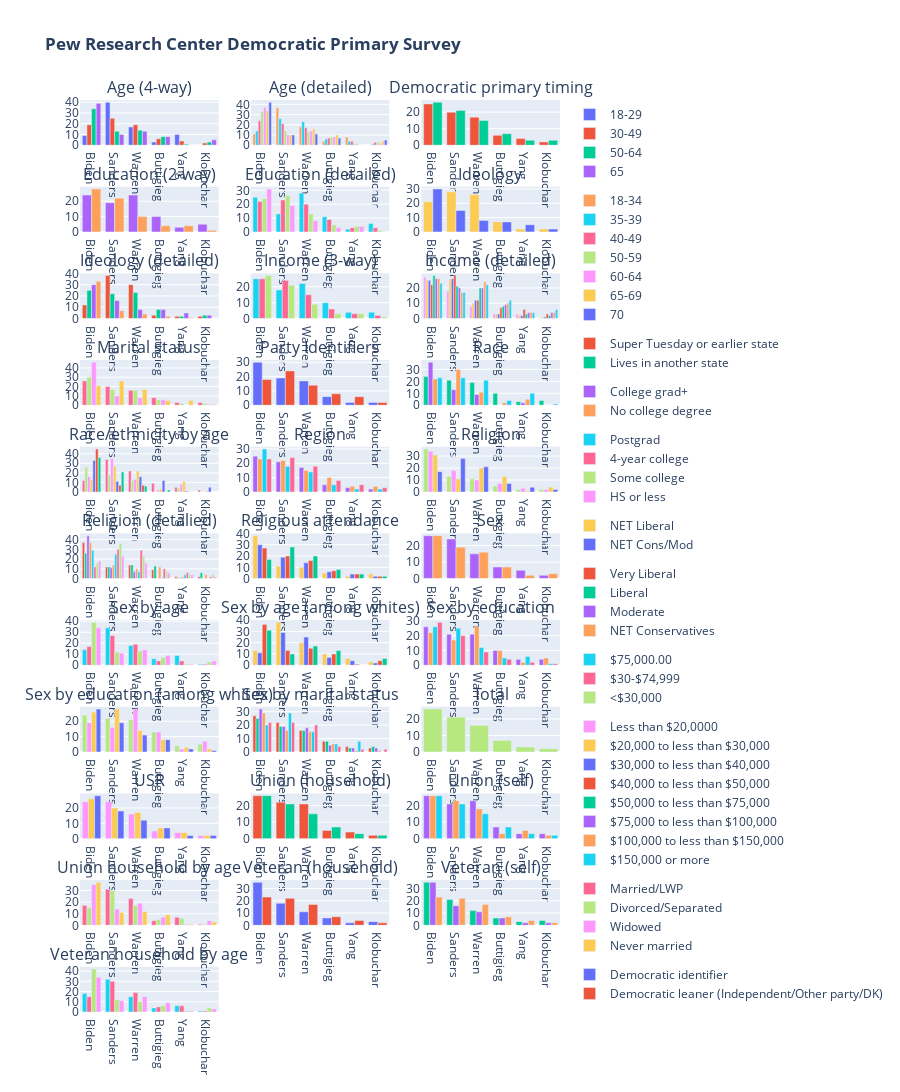

Source (notebook cell):
### Code cell
from plotly.subplots import make_subplots

fig = make_subplots(
    rows=(len(pew_dims)+2)//3,
    cols=3,
    subplot_titles=pew_dims)
for i,(dim, dim_df) in enumerate(pew_survey.groupby(level=0)):
    row = (i//3)+1
    col = (i%3)+1

    dim_df = dim_df.reset_index()
    for _,demog in dim_df.iterrows():
        fig.add_trace(go.Bar(name=demog["Demographic"], x=cands, y=demog[cands],legendgroup=dim),
                      row=row,
                      col=col)
        
fig.update_layout(height=2000,title_text="<b>Pew Research Center Democratic Primary Survey</b>")
# fig.write_html("visualizations/Pew_Research_Center_Democratic_Primary_Survey.html")
fig.show()

### Figure 1 — Plotly figure (JSON) as saved in the notebook; plotly's stock layout.template omitted (floating-point values rounded to 4 significant figures)
{"data": [{"legendgroup": "Age (4-way)", "name": "18-29", "type": "bar", "x": ["Biden", "Sanders", "Warren", "Buttigieg", "Yang", "Klobuchar"], "xaxis": "x", "y": [9, 40, 17, 3, 10, 0], "yaxis": "y"}, {"legendgroup": "Age (4-way)", "name": "30-49", "type": "bar", "x": ["Biden", "Sanders", "Warren", "Buttigieg", "Yang", "Klobuchar"], "xaxis": "x", "y": [19, 25, 19, 6, 4, 2], "yaxis": "y"}, {"legendgroup": "Age (4-way)", "name": "50-64", "type": "bar", "x": ["Biden", "Sanders", "Warren", "Buttigieg", "Yang", "Klobuchar"], "xaxis": "x", "y": [34, 13, 14, 8, 1, 3], "yaxis": "y"}, {"legendgroup": "Age (4-way)", "name": "65", "type": "bar", "x": ["Biden", "Sanders", "Warren", "Buttigieg", "Yang", "Klobuchar"], "xaxis": "x", "y": [39, 10, 13, 8, 0, 5], "yaxis": "y"}, {"legendgroup": "Age (detailed)", "name": "18-34", "type": "bar", "x": ["Biden", "Sanders", "Warren", "Buttigieg", "Yang", "Klobuchar"], "xaxis": "x2", "y": [11, 37, 18, 4, 8, 0], "yaxis": "y2"}, {"legendgroup": "Age (detailed)", "name": "35-39", "type": "bar", "x": ["Biden", "Sanders", "Warren", "Buttigieg", "Yang", "Klobuchar"], "xaxis": "x2", "y": [14, 26, 23, 6, 4, 1], "yaxis": "y2"}, {"legendgroup": "Age (detailed)", "name": "40-49", "type": "bar", "x": ["Biden", "Sanders", "Warren", "Buttigieg", "Yang", "Klobuchar"], "xaxis": "x2", "y": [24, 21, 17, 7, 4, 3], "yaxis": "y2"}, {"legendgroup": "Age (detailed)", "name": "50-59", "type": "bar", "x": ["Biden", "Sanders", "Warren", "Buttigieg", "Yang", "Klobuchar"], "xaxis": "x2", "y": [33, 14, 13, 8, 2, 3], "yaxis": "y2"}, {"legendgroup": "Age (detailed)", "name": "60-64", "type": "bar", "x": ["Biden", "Sanders", "Warren", "Buttigieg", "Yang", "Klobuchar"], "xaxis": "x2", "y": [37, 10, 14, 8, 1, 2], "yaxis": "y2"}, {"legendgroup": "Age (detailed)", "name": "65-69", "type": "bar", "x": ["Biden", "Sanders", "Warren", "Buttigieg", "Yang", "Klobuchar"], "xaxis": "x2", "y": [34, 10, 16, 10, 0, 4], "yaxis": "y2"}, {"legendgroup": "Age (detailed)", "name": "70", "type": "bar", "x": ["Biden", "Sanders", "Warren", "Buttigieg", "Yang", "Klobuchar"], "xaxis": "x2", "y": [42, 10, 11, 7, 0, 5], "yaxis": "y2"}, {"legendgroup": "Democratic primary timing", "name": "Super Tuesday or earlier state", "type": "bar", "x": ["Biden", "Sanders", "Warren", "Buttigieg", "Yang", "Klobuchar"], "xaxis": "x3", "y": [25, 20, 17, 6, 4, 2], "yaxis": "y3"}, {"legendgroup": "Democratic primary timing", "name": "Lives in another state", "type": "bar", "x": ["Biden", "Sanders", "Warren", "Buttigieg", "Yang", "Klobuchar"], "xaxis": "x3", "y": [26, 21, 15, 7, 3, 3], "yaxis": "y3"}, {"legendgroup": "Education (2-way)", "name": "College grad+", "type": "bar", "x": ["Biden", "Sanders", "Warren", "Buttigieg", "Yang", "Klobuchar"], "xaxis": "x4", "y": [24, 19, 24, 10, 3, 5], "yaxis": "y4"}, {"legendgroup": "Education (2-way)", "name": "No college degree", "type": "bar", "x": ["Biden", "Sanders", "Warren", "Buttigieg", "Yang", "Klobuchar"], "xaxis": "x4", "y": [28, 22, 10, 4, 4, 1], "yaxis": "y4"}, {"legendgroup": "Education (detailed)", "name": "Postgrad", "type": "bar", "x": ["Biden", "Sanders", "Warren", "Buttigieg", "Yang", "Klobuchar"], "xaxis": "x5", "y": [25, 13, 28, 11, 2, 6], "yaxis": "y5"}, {"legendgroup": "Education (detailed)", "name": "4-year college", "type": "bar", "x": ["Biden", "Sanders", "Warren", "Buttigieg", "Yang", "Klobuchar"], "xaxis": "x5", "y": [22, 23, 20, 9, 3, 3], "yaxis": "y5"}, {"legendgroup": "Education (detailed)", "name": "Some college", "type": "bar", "x": ["Biden", "Sanders", "Warren", "Buttigieg", "Yang", "Klobuchar"], "xaxis": "x5", "y": [24, 26, 13, 5, 4, 1], "yaxis": "y5"}, {"legendgroup": "Education (detailed)", "name": "HS or less", "type": "bar", "x": ["Biden", "Sanders", "Warren", "Buttigieg", "Yang", "Klobuchar"], "xaxis": "x5", "y": [31, 19, 8, 3, 4, 0], "yaxis": "y5"}, {"legendgroup": "Ideology", "name": "NET Liberal", "type": "bar", "x": ["Biden", "Sanders", "Warren", "Buttigieg", "Yang", "Klobuchar"], "xaxis": "x6", "y": [21, 28, 26, 7, 2, 2], "yaxis": "y6"}, {"legendgroup": "Ideology", "name": "NET Cons/Mod", "type": "bar", "x": ["Biden", "Sanders", "Warren", "Buttigieg", "Yang", "Klobuchar"], "xaxis": "x6", "y": [30, 15, 8, 7, 5, 2], "yaxis": "y6"}, {"legendgroup": "Ideology (detailed)", "name": "Very Liberal", "type": "bar", "x": ["Biden", "Sanders", "Warren", "Buttigieg", "Yang", "Klobuchar"], "xaxis": "x7", "y": [12, 38, 30, 3, 2, 2], "yaxis": "y7"}, {"legendgroup": "Ideology (detailed)", "name": "Liberal", "type": "bar", "x": ["Biden", "Sanders", "Warren", "Buttigieg", "Yang", "Klobuchar"], "xaxis": "x7", "y": [25, 22, 23, 8, 2, 3], "yaxis": "y7"}, {"legendgroup": "Ideology (detailed)", "name": "Moderate", "type": "bar", "x": ["Biden", "Sanders", "Warren", "Buttigieg", "Yang", "Klobuchar"], "xaxis": "x7", "y": [30, 16, 8, 8, 5, 3], "yaxis": "y7"}, {"legendgroup": "Ideology (detailed)", "name": "NET Conservatives", "type": "bar", "x": ["Biden", "Sanders", "Warren", "Buttigieg", "Yang", "Klobuchar"], "xaxis": "x7", "y": [33, 7, 4, 2, 1, 0], "yaxis": "y7"}, {"legendgroup": "Income (3-way)", "name": "$75,000.00", "type": "bar", "x": ["Biden", "Sanders", "Warren", "Buttigieg", "Yang", "Klobuchar"], "xaxis": "x8", "y": [25, 18, 22, 10, 4, 4], "yaxis": "y8"}, {"legendgroup": "Income (3-way)", "name": "$30-$74,999", "type": "bar", "x": ["Biden", "Sanders", "Warren", "Buttigieg", "Yang", "Klobuchar"], "xaxis": "x8", "y": [25, 24, 15, 6, 3, 2], "yaxis": "y8"}, {"legendgroup": "Income (3-way)", "name": "<$30,000", "type": "bar", "x": ["Biden", "Sanders", "Warren", "Buttigieg", "Yang", "Klobuchar"], "xaxis": "x8", "y": [27, 21, 9, 3, 3, 1], "yaxis": "y8"}, {"legendgroup": "Income (detailed)", "name": "Less than $20,0000", "type": "bar", "x": ["Biden", "Sanders", "Warren", "Buttigieg", "Yang", "Klobuchar"], "xaxis": "x9", "y": [27, 18, 8, 3, 3, 0], "yaxis": "y9"}, {"legendgroup": "Income (detailed)", "name": "$20,000 to less than $30,000", "type": "bar", "x": ["Biden", "Sanders", "Warren", "Buttigieg", "Yang", "Klobuchar"], "xaxis": "x9", "y": [25, 26, 10, 3, 2, 1], "yaxis": "y9"}, {"legendgroup": "Income (detailed)", "name": "$30,000 to less than $40,000", "type": "bar", "x": ["Biden", "Sanders", "Warren", "Buttigieg", "Yang", "Klobuchar"], "xaxis": "x9", "y": [25, 26, 12, 3, 2, 1], "yaxis": "y9"}, {"legendgroup": "Income (detailed)", "name": "$40,000 to less than $50,000", "type": "bar", "x": ["Biden", "Sanders", "Warren", "Buttigieg", "Yang", "Klobuchar"], "xaxis": "x9", "y": [22, 28, 12, 7, 6, 3], "yaxis": "y9"}, {"legendgroup": "Income (detailed)", "name": "$50,000 to less than $75,000", "type": "bar", "x": ["Biden", "Sanders", "Warren", "Buttigieg", "Yang", "Klobuchar"], "xaxis": "x9", "y": [28, 21, 20, 8, 3, 2], "yaxis": "y9"}, {"legendgroup": "Income (detailed)", "name": "$75,000 to less than $100,000", "type": "bar", "x": ["Biden", "Sanders", "Warren", "Buttigieg", "Yang", "Klobuchar"], "xaxis": "x9", "y": [26, 20, 20, 9, 4, 4], "yaxis": "y9"}, {"legendgroup": "Income (detailed)", "name": "$100,000 to less than $150,000", "type": "bar", "x": ["Biden", "Sanders", "Warren", "Buttigieg", "Yang", "Klobuchar"], "xaxis": "x9", "y": [26, 17, 24, 10, 4, 4], "yaxis": "y9"}, {"legendgroup": "Income (detailed)", "name": "$150,000 or more", "type": "bar", "x": ["Biden", "Sanders", "Warren", "Buttigieg", "Yang", "Klobuchar"], "xaxis": "x9", "y": [23, 17, 22, 12, 4, 6], "yaxis": "y9"}, {"legendgroup": "Marital status", "name": "Married/LWP", "type": "bar", "x": ["Biden", "Sanders", "Warren", "Buttigieg", "Yang", "Klobuchar"], "xaxis": "x10", "y": [26, 20, 16, 8, 3, 3], "yaxis": "y10"}, {"legendgroup": "Marital status", "name": "Divorced/Separated", "type": "bar", "x": ["Biden", "Sanders", "Warren", "Buttigieg", "Yang", "Klobuchar"], "xaxis": "x10", "y": [30, 17, 16, 6, 2, 2], "yaxis": "y10"}, {"legendgroup": "Marital status", "name": "Widowed", "type": "bar", "x": ["Biden", "Sanders", "Warren", "Buttigieg", "Yang", "Klobuchar"], "xaxis": "x10", "y": [46, 10, 8, 6, 0, 1], "yaxis": "y10"}, {"legendgroup": "Marital status", "name": "Never married", "type": "bar", "x": ["Biden", "Sanders", "Warren", "Buttigieg", "Yang", "Klobuchar"], "xaxis": "x10", "y": [21, 26, 17, 5, 5, 1], "yaxis": "y10"}, {"legendgroup": "Party Identifiers", "name": "Democratic identifier", "type": "bar", "x": ["Biden", "Sanders", "Warren", "Buttigieg", "Yang", "Klobuchar"], "xaxis": "x11", "y": [30, 19, 17, 6, 2, 2], "yaxis": "y11"}, {"legendgroup": "Party Identifiers", "name": "Democratic leaner (Independent/Other party/DK)", "type": "bar", "x": ["Biden", "Sanders", "Warren", "Buttigieg", "Yang", "Klobuchar"], "xaxis": "x11", "y": [18, 24, 14, 8, 6, 2], "yaxis": "y11"}, {"legendgroup": "Race", "name": "White non-Hispanic", "type": "bar", "x": ["Biden", "Sanders", "Warren", "Buttigieg", "Yang", "Klobuchar"], "xaxis": "x12", "y": [24, 21, 19, 10, 3, 4], "yaxis": "y12"}, {"legendgroup": "Race", "name": "Black non-Hispanic", "type": "bar", "x": ["Biden", "Sanders", "Warren", "Buttigieg", "Yang", "Klobuchar"], "xaxis": "x12", "y": [36, 13, 9, 0, 2, 0], "yaxis": "y12"}, {"legendgroup": "Race", "name": "Hispanic", "type": "bar", "x": ["Biden", "Sanders", "Warren", "Buttigieg", "Yang", "Klobuchar"], "xaxis": "x12", "y": [22, 30, 11, 2, 5, 0], "yaxis": "y12"}, {"legendgroup": "Race", "name": "Other", "type": "bar", "x": ["Biden", "Sanders", "Warren", "Buttigieg", "Yang", "Klobuchar"], "xaxis": "x12", "y": [23, 23, 21, 4, 10, 1], "yaxis": "y12"}, {"legendgroup": "Race/ethnicity by age", "name": "White non-Hispanic, 18-49", "type": "bar", "x": ["Biden", "Sanders", "Warren", "Buttigieg", "Yang", "Klobuchar"], "xaxis": "x13", "y": [12, 34, 22, 9, 5, 2], "yaxis": "y13"}, {"legendgroup": "Race/ethnicity by age", "name": "Black non-Hispanic, 18-49", "type": "bar", "x": ["Biden", "Sanders", "Warren", "Buttigieg", "Yang", "Klobuchar"], "xaxis": "x13", "y": [26, 18, 12, 0, 4, 0], "yaxis": "y13"}, {"legendgroup": "Race/ethnicity by age", "name": "Hispanic, 18-49", "type": "bar", "x": ["Biden", "Sanders", "Warren", "Buttigieg", "Yang", "Klobuchar"], "xaxis": "x13", "y": [16, 35, 13, 2, 8, 0], "yaxis": "y13"}, {"legendgroup": "Race/ethnicity by age", "name": "Other, 18-49", "type": "bar", "x": ["Biden", "Sanders", "Warren", "Buttigieg", "Yang", "Klobuchar"], "xaxis": "x13", "y": [13, 27, 22, 3, 11, 1], "yaxis": "y13"}, {"legendgroup": "Race/ethnicity by age", "name": "White non-Hispanic, 50+", "type": "bar", "x": ["Biden", "Sanders", "Warren", "Buttigieg", "Yang", "Klobuchar"], "xaxis": "x13", "y": [33, 11, 16, 12, 1, 5], "yaxis": "y13"}, {"legendgroup": "Race/ethnicity by age", "name": "Black non-Hispanic, 50+", "type": "bar", "x": ["Biden", "Sanders", "Warren", "Buttigieg", "Yang", "Klobuchar"], "xaxis": "x13", "y": [45, 7, 7, 0, 0, 0], "yaxis": "y13"}, {"legendgroup": "Race/ethnicity by age", "name": "Hispanic, 50+", "type": "bar", "x": ["Biden", "Sanders", "Warren", "Buttigieg", "Yang", "Klobuchar"], "xaxis": "x13", "y": [36, 21, 6, 2, 0, 0], "yaxis": "y13"}, {"legendgroup": "Region", "name": "Northeast", "type": "bar", "x": ["Biden", "Sanders", "Warren", "Buttigieg", "Yang", "Klobuchar"], "xaxis": "x14", "y": [25, 21, 17, 5, 3, 2], "yaxis": "y14"}, {"legendgroup": "Region", "name": "Midwest", "type": "bar", "x": ["Biden", "Sanders", "Warren", "Buttigieg", "Yang", "Klobuchar"], "xaxis": "x14", "y": [23, 22, 15, 10, 4, 4], "yaxis": "y14"}, {"legendgroup": "Region", "name": "South", "type": "bar", "x": ["Biden", "Sanders", "Warren", "Buttigieg", "Yang", "Klobuchar"], "xaxis": "x14", "y": [30, 18, 14, 5, 2, 2], "yaxis": "y14"}, {"legendgroup": "Region", "name": "West", "type": "bar", "x": ["Biden", "Sanders", "Warren", "Buttigieg", "Yang", "Klobuchar"], "xaxis": "x14", "y": [23, 24, 18, 8, 5, 3], "yaxis": "y14"}, {"legendgroup": "Religion", "name": "NET Protestant", "type": "bar", "x": ["Biden", "Sanders", "Warren", "Buttigieg", "Yang", "Klobuchar"], "xaxis": "x15", "y": [36, 13, 11, 5, 2, 2], "yaxis": "y15"}, {"legendgroup": "Religion", "name": "NET Catholic", "type": "bar", "x": ["Biden", "Sanders", "Warren", "Buttigieg", "Yang", "Klobuchar"], "xaxis": "x15", "y": [34, 18, 10, 7, 3, 2], "yaxis": "y15"}, {"legendgroup": "Religion", "name": "Jewish", "type": "bar", "x": ["Biden", "Sanders", "Warren", "Buttigieg", "Yang", "Klobuchar"], "xaxis": "x15", "y": [31, 11, 20, 13, 1, 4], "yaxis": "y15"}, {"legendgroup": "Religion", "name": "Unaffiliated", "type": "bar", "x": ["Biden", "Sanders", "Warren", "Buttigieg", "Yang", "Klobuchar"], "xaxis": "x15", "y": [17, 28, 21, 7, 4, 2], "yaxis": "y15"}, {"legendgroup": "Religion (detalied)", "name": "White evangelical Protestant", "type": "bar", "x": ["Biden", "Sanders", "Warren", "Buttigieg", "Yang", "Klobuchar"], "xaxis": "x16", "y": [37, 12, 14, 9, 2, 2], "yaxis": "y16"}, {"legendgroup": "Religion (detalied)", "name": "White mainline Protestant", "type": "bar", "x": ["Biden", "Sanders", "Warren", "Buttigieg", "Yang", "Klobuchar"], "xaxis": "x16", "y": [26, 12, 14, 13, 1, 6], "yaxis": "y16"}, {"legendgroup": "Religion (detalied)", "name": "Black Protestant", "type": "bar", "x": ["Biden", "Sanders", "Warren", "Buttigieg", "Yang", "Klobuchar"], "xaxis": "x16", "y": [44, 11, 7, 0, 1, 0], "yaxis": "y16"}, {"legendgroup": "Religion (detalied)", "name": "White non-Hispanic Catholic", "type": "bar", "x": ["Biden", "Sanders", "Warren", "Buttigieg", "Yang", "Klobuchar"], "xaxis": "x16", "y": [37, 14, 10, 12, 2, 4], "yaxis": "y16"}, {"legendgroup": "Religion (detalied)", "name": "Hispanic Catholic", "type": "bar", "x": ["Biden", "Sanders", "Warren", "Buttigieg", "Yang", "Klobuchar"], "xaxis": "x16", "y": [29, 25, 7, 1, 4, 0], "yaxis": "y16"}, {"legendgroup": "Religion (detalied)", "name": "Atheist", "type": "bar", "x": ["Biden", "Sanders", "Warren", "Buttigieg", "Yang", "Klobuchar"], "xaxis": "x16", "y": [12, 30, 29, 10, 6, 2], "yaxis": "y16"}, {"legendgroup": "Religion (detalied)", "name": "Agnostic", "type": "bar", "x": ["Biden", "Sanders", "Warren", "Buttigieg", "Yang", "Klobuchar"], "xaxis": "x16", "y": [16, 36, 23, 7, 4, 4], "yaxis": "y16"}, {"legendgroup": "Religion (detalied)", "name": "Nothing in particular", "type": "bar", "x": ["Biden", "Sanders", "Warren", "Buttigieg", "Yang", "Klobuchar"], "xaxis": "x16", "y": [18, 23, 16, 6, 4, 2], "yaxis": "y16"}, {"legendgroup": "Religious attendance", "name": "Once a week+", "type": "bar", "x": ["Biden", "Sanders", "Warren", "Buttigieg", "Yang", "Klobuchar"], "xaxis": "x17", "y": [38, 11, 10, 5, 2, 4], "yaxis": "y17"}, {"legendgroup": "Religious attendance", "name": "Monthly/yearly", "type": "bar", "x": ["Biden", "Sanders", "Warren", "Buttigieg", "Yang", "Klobuchar"], "xaxis": "x17", "y": [30, 19, 14, 6, 4, 2], "yaxis": "y17"}, {"legendgroup": "Religious attendance", "name": "Seldom", "type": "bar", "x": ["Biden", "Sanders", "Warren", "Buttigieg", "Yang", "Klobuchar"], "xaxis": "x17", "y": [27, 20, 16, 7, 4, 2], "yaxis": "y17"}, {"legendgroup": "Religious attendance", "name": "Never", "type": "bar", "x": ["Biden", "Sanders", "Warren", "Buttigieg", "Yang", "Klobuchar"], "xaxis": "x17", "y": [17, 28, 20, 8, 4, 2], "yaxis": "y17"}, {"legendgroup": "Sex", "name": "Men", "type": "bar", "x": ["Biden", "Sanders", "Warren", "Buttigieg", "Yang", "Klobuchar"], "xaxis": "x18", "y": [26, 24, 15, 7, 5, 2], "yaxis": "y18"}, {"legendgroup": "Sex", "name": "Women", "type": "bar", "x": ["Biden", "Sanders", "Warren", "Buttigieg", "Yang", "Klobuchar"], "xaxis": "x18", "y": [26, 19, 16, 7, 2, 3], "yaxis": "y18"}, {"legendgroup": "Sex by age", "name": "Men, 18-49", "type": "bar", "x": ["Biden", "Sanders", "Warren", "Buttigieg", "Yang", "Klobuchar"], "xaxis": "x19", "y": [14, 34, 18, 6, 9, 1], "yaxis": "y19"}, {"legendgroup": "Sex by age", "name": "Women, 18-49", "type": "bar", "x": ["Biden", "Sanders", "Warren", "Buttigieg", "Yang", "Klobuchar"], "xaxis": "x19", "y": [17, 27, 19, 4, 4, 1], "yaxis": "y19"}, {"legendgroup": "Sex by age", "name": "Men, 50+", "type": "bar", "x": ["Biden", "Sanders", "Warren", "Buttigieg", "Yang", "Klobuchar"], "xaxis": "x19", "y": [39, 12, 13, 7, 1, 3], "yaxis": "y19"}, {"legendgroup": "Sex by age", "name": "Women, 50+", "type": "bar", "x": ["Biden", "Sanders", "Warren", "Buttigieg", "Yang", "Klobuchar"], "xaxis": "x19", "y": [34, 11, 14, 9, 1, 4], "yaxis": "y19"}, {"legendgroup": "Sex by age (among whites)", "name": "Men, 18-49", "type": "bar", "x": ["Biden", "Sanders", "Warren", "Buttigieg", "Yang", "Klobuchar"], "xaxis": "x20", "y": [13, 38, 20, 10, 6, 3], "yaxis": "y20"}, {"legendgroup": "Sex by age (among whites)", "name": "Women, 18-49", "type": "bar", "x": ["Biden", "Sanders", "Warren", "Buttigieg", "Yang", "Klobuchar"], "xaxis": "x20", "y": [11, 29, 25, 7, 4, 2], "yaxis": "y20"}, {"legendgroup": "Sex by age (among whites)", "name": "Men, 50+", "type": "bar", "x": ["Biden", "Sanders", "Warren", "Buttigieg", "Yang", "Klobuchar"], "xaxis": "x20", "y": [36, 13, 15, 10, 1, 4], "yaxis": "y20"}, {"legendgroup": "Sex by age (among whites)", "name": "Women, 50+", "type": "bar", "x": ["Biden", "Sanders", "Warren", "Buttigieg", "Yang", "Klobuchar"], "xaxis": "x20", "y": [31, 10, 17, 13, 0, 6], "yaxis": "y20"}, {"legendgroup": "Sex by education", "name": "Men, College grad+", "type": "bar", "x": ["Biden", "Sanders", "Warren", "Buttigieg", "Yang", "Klobuchar"], "xaxis": "x21", "y": [26, 21, 21, 10, 4, 4], "yaxis": "y21"}, {"legendgroup": "Sex by education", "name": "Women, College grad+", "type": "bar", "x": ["Biden", "Sanders", "Warren", "Buttigieg", "Yang", "Klobuchar"], "xaxis": "x21", "y": [22, 17, 26, 10, 2, 5], "yaxis": "y21"}, {"legendgroup": "Sex by education", "name": "Men, No college degree", "type": "bar", "x": ["Biden", "Sanders", "Warren", "Buttigieg", "Yang", "Klobuchar"], "xaxis": "x21", "y": [26, 25, 12, 5, 6, 1], "yaxis": "y21"}, {"legendgroup": "Sex by education", "name": "Women, No college degree", "type": "bar", "x": ["Biden", "Sanders", "Warren", "Buttigieg", "Yang", "Klobuchar"], "xaxis": "x21", "y": [29, 20, 9, 4, 2, 1], "yaxis": "y21"}, {"legendgroup": "Sex by education (among whites)", "name": "Men, College grad+", "type": "bar", "x": ["Biden", "Sanders", "Warren", "Buttigieg", "Yang", "Klobuchar"], "xaxis": "x22", "y": [24, 22, 21, 13, 4, 5], "yaxis": "y22"}, {"legendgroup": "Sex by education (among whites)", "name": "Women, College grad+", "type": "bar", "x": ["Biden", "Sanders", "Warren", "Buttigieg", "Yang", "Klobuchar"], "xaxis": "x22", "y": [19, 16, 28, 13, 2, 7], "yaxis": "y22"}, {"legendgroup": "Sex by education (among whites)", "name": "Men, No college degree", "type": "bar", "x": ["Biden", "Sanders", "Warren", "Buttigieg", "Yang", "Klobuchar"], "xaxis": "x22", "y": [26, 28, 14, 8, 3, 2], "yaxis": "y22"}, {"legendgroup": "Sex by education (among whites)", "name": "Women, No college degree", "type": "bar", "x": ["Biden", "Sanders", "Warren", "Buttigieg", "Yang", "Klobuchar"], "xaxis": "x22", "y": [28, 19, 11, 8, 2, 1], "yaxis": "y22"}, {"legendgroup": "Sex by marital status", "name": "Men, Married/Live with partner", "type": "bar", "x": ["Biden", "Sanders", "Warren", "Buttigieg", "Yang", "Klobuchar"], "xaxis": "x23", "y": [27, 22, 16, 8, 4, 3], "yaxis": "y23"}, {"legendgroup": "Sex by marital status", "name": "Women, Married/Live with partner", "type": "bar", "x": ["Biden", "Sanders", "Warren", "Buttigieg", "Yang", "Klobuchar"], "xaxis": "x23", "y": [25, 19, 16, 8, 3, 4], "yaxis": "y23"}, {"legendgroup": "Sex by marital status", "name": "Men, Divorced/Separated", "type": "bar", "x": ["Biden", "Sanders", "Warren", "Buttigieg", "Yang", "Klobuchar"], "xaxis": "x23", "y": [32, 19, 18, 5, 3, 3], "yaxis": "y23"}, {"legendgroup": "Sex by marital status", "name": "Women, Divorced/Separated", "type": "bar", "x": ["Biden", "Sanders", "Warren", "Buttigieg", "Yang", "Klobuchar"], "xaxis": "x23", "y": [29, 16, 15, 6, 1, 1], "yaxis": "y23"}, {"legendgroup": "Sex by marital status", "name": "Men, Never been married", "type": "bar", "x": ["Biden", "Sanders", "Warren", "Buttigieg", "Yang", "Klobuchar"], "xaxis": "x23", "y": [20, 29, 15, 6, 8, 0], "yaxis": "y23"}, {"legendgroup": "Sex by marital status", "name": "Women, Never been married", "type": "bar", "x": ["Biden", "Sanders", "Warren", "Buttigieg", "Yang", "Klobuchar"], "xaxis": "x23", "y": [22, 22, 20, 4, 2, 2], "yaxis": "y23"}, {"legendgroup": "Total", "name": "All Dem/Lean Dem registered voters", "type": "bar", "x": ["Biden", "Sanders", "Warren", "Buttigieg", "Yang", "Klobuchar"], "xaxis": "x24", "y": [26, 21, 16, 7, 3, 2], "yaxis": "y24"}, {"legendgroup": "USR", "name": "Urban", "type": "bar", "x": ["Biden", "Sanders", "Warren", "Buttigieg", "Yang", "Klobuchar"], "xaxis": "x25", "y": [24, 24, 16, 5, 4, 2], "yaxis": "y25"}, {"legendgroup": "USR", "name": "Suburban", "type": "bar", "x": ["Biden", "Sanders", "Warren", "Buttigieg", "Yang", "Klobuchar"], "xaxis": "x25", "y": [26, 20, 17, 7, 4, 2], "yaxis": "y25"}, {"legendgroup": "USR", "name": "Rural", "type": "bar", "x": ["Biden", "Sanders", "Warren", "Buttigieg", "Yang", "Klobuchar"], "xaxis": "x25", "y": [28, 18, 12, 7, 2, 2], "yaxis": "y25"}, {"legendgroup": "Union (household)", "name": "Self or Household union member", "type": "bar", "x": ["Biden", "Sanders", "Warren", "Buttigieg", "Yang", "Klobuchar"], "xaxis": "x26", "y": [26, 22, 21, 5, 4, 2], "yaxis": "y26"}, {"legendgroup": "Union (household)", "name": "No, no union member in household", "type": "bar", "x": ["Biden", "Sanders", "Warren", "Buttigieg", "Yang", "Klobuchar"], "xaxis": "x26", "y": [26, 21, 15, 7, 3, 2], "yaxis": "y26"}, {"legendgroup": "Union (self)", "name": "Yes, self", "type": "bar", "x": ["Biden", "Sanders", "Warren", "Buttigieg", "Yang", "Klobuchar"], "xaxis": "x27", "y": [26, 21, 23, 7, 3, 3], "yaxis": "y27"}, {"legendgroup": "Union (self)", "name": "No, but union member in household", "type": "bar", "x": ["Biden", "Sanders", "Warren", "Buttigieg", "Yang", "Klobuchar"], "xaxis": "x27", "y": [26, 23, 18, 3, 5, 2], "yaxis": "y27"}, {"legendgroup": "Union (self)", "name": "No, no union member in household", "type": "bar", "x": ["Biden", "Sanders", "Warren", "Buttigieg", "Yang", "Klobuchar"], "xaxis": "x27", "y": [26, 21, 15, 7, 3, 2], "yaxis": "y27"}, {"legendgroup": "Union household by age", "name": "Self or Household, 18-49", "type": "bar", "x": ["Biden", "Sanders", "Warren", "Buttigieg", "Yang", "Klobuchar"], "xaxis": "x28", "y": [17, 31, 23, 4, 7, 1], "yaxis": "y28"}, {"legendgroup": "Union household by age", "name": "No, 18-49", "type": "bar", "x": ["Biden", "Sanders", "Warren", "Buttigieg", "Yang", "Klobuchar"], "xaxis": "x28", "y": [15, 30, 17, 5, 6, 1], "yaxis": "y28"}, {"legendgroup": "Union household by age", "name": "Self or Household, 50+", "type": "bar", "x": ["Biden", "Sanders", "Warren", "Buttigieg", "Yang", "Klobuchar"], "xaxis": "x28", "y": [35, 14, 19, 7, 1, 4], "yaxis": "y28"}, {"legendgroup": "Union household by age", "name": "No, 50+", "type": "bar", "x": ["Biden", "Sanders", "Warren", "Buttigieg", "Yang", "Klobuchar"], "xaxis": "x28", "y": [37, 11, 12, 9, 1, 3], "yaxis": "y28"}, {"legendgroup": "Veteran (household)", "name": "Self or Household veteran", "type": "bar", "x": ["Biden", "Sanders", "Warren", "Buttigieg", "Yang", "Klobuchar"], "xaxis": "x29", "y": [35, 18, 11, 6, 2, 3], "yaxis": "y29"}, {"legendgroup": "Veteran (household)", "name": "No, no veteran in household", "type": "bar", "x": ["Biden", "Sanders", "Warren", "Buttigieg", "Yang", "Klobuchar"], "xaxis": "x29", "y": [23, 22, 17, 7, 4, 2], "yaxis": "y29"}, {"legendgroup": "Veteran (self)", "name": "Yes, self", "type": "bar", "x": ["Biden", "Sanders", "Warren", "Buttigieg", "Yang", "Klobuchar"], "xaxis": "x30", "y": [35, 21, 12, 6, 3, 4], "yaxis": "y30"}, {"legendgroup": "Veteran (self)", "name": "No, but veteran in household", "type": "bar", "x": ["Biden", "Sanders", "Warren", "Buttigieg", "Yang", "Klobuchar"], "xaxis": "x30", "y": [35, 16, 11, 6, 2, 2], "yaxis": "y30"}, {"legendgroup": "Veteran (self)", "name": "No, no veteran in household", "type": "bar", "x": ["Biden", "Sanders", "Warren", "Buttigieg", "Yang", "Klobuchar"], "xaxis": "x30", "y": [23, 22, 17, 7, 4, 2], "yaxis": "y30"}, {"legendgroup": "Veteran household by age", "name": "Self or Household, 18-49", "type": "bar", "x": ["Biden", "Sanders", "Warren", "Buttigieg", "Yang", "Klobuchar"], "xaxis": "x31", "y": [18, 32, 15, 4, 6, 1], "yaxis": "y31"}, {"legendgroup": "Veteran household by age", "name": "No, 18-49", "type": "bar", "x": ["Biden", "Sanders", "Warren", "Buttigieg", "Yang", "Klobuchar"], "xaxis": "x31", "y": [15, 30, 19, 5, 6, 1], "yaxis": "y31"}, {"legendgroup": "Veteran household by age", "name": "Self or Household, 50+", "type": "bar", "x": ["Biden", "Sanders", "Warren", "Buttigieg", "Yang", "Klobuchar"], "xaxis": "x31", "y": [42, 12, 10, 6, 1, 4], "yaxis": "y31"}, {"legendgroup": "Veteran household by age", "name": "No, 50+", "type": "bar", "x": ["Biden", "Sanders", "Warren", "Buttigieg", "Yang", "Klobuchar"], "xaxis": "x31", "y": [34, 11, 15, 9, 1, 3], "yaxis": "y31"}], "layout": {"annotations": [{"font": {"size": 16}, "showarrow": false, "text": "Age (4-way)", "x": 0.1444, "xanchor": "center", "xref": "paper", "y": 1.0, "yanchor": "bottom", "yref": "paper"}, {"font": {"size": 16}, "showarrow": false, "text": "Age (detailed)", "x": 0.5, "xanchor": "center", "xref": "paper", "y": 1.0, "yanchor": "bottom", "yref": "paper"}, {"font": {"size": 16}, "showarrow": false, "text": "Democratic primary timing", "x": 0.8556, "xanchor": "center", "xref": "paper", "y": 1.0, "yanchor": "bottom", "yref": "paper"}, {"font": {"size": 16}, "showarrow": false, "text": "Education (2-way)", "x": 0.1444, "xanchor": "center", "xref": "paper", "y": 0.905, "yanchor": "bottom", "yref": "paper"}, {"font": {"size": 16}, "showarrow": false, "text": "Education (detailed)", "x": 0.5, "xanchor": "center", "xref": "paper", "y": 0.905, "yanchor": "bottom", "yref": "paper"}, {"font": {"size": 16}, "showarrow": false, "text": "Ideology", "x": 0.8556, "xanchor": "center", "xref": "paper", "y": 0.905, "yanchor": "bottom", "yref": "paper"}, {"font": {"size": 16}, "showarrow": false, "text": "Ideology (detailed)", "x": 0.1444, "xanchor": "center", "xref": "paper", "y": 0.8099, "yanchor": "bottom", "yref": "paper"}, {"font": {"size": 16}, "showarrow": false, "text": "Income (3-way)", "x": 0.5, "xanchor": "center", "xref": "paper", "y": 0.8099, "yanchor": "bottom", "yref": "paper"}, {"font": {"size": 16}, "showarrow": false, "text": "Income (detailed)", "x": 0.8556, "xanchor": "center", "xref": "paper", "y": 0.8099, "yanchor": "bottom", "yref": "paper"}, {"font": {"size": 16}, "showarrow": false, "text": "Marital status", "x": 0.1444, "xanchor": "center", "xref": "paper", "y": 0.7149, "yanchor": "bottom", "yref": "paper"}, {"font": {"size": 16}, "showarrow": false, "text": "Party Identifiers", "x": 0.5, "xanchor": "center", "xref": "paper", "y": 0.7149, "yanchor": "bottom", "yref": "paper"}, {"font": {"size": 16}, "showarrow": false, "text": "Race", "x": 0.8556, "xanchor": "center", "xref": "paper", "y": 0.7149, "yanchor": "bottom", "yref": "paper"}, {"font": {"size": 16}, "showarrow": false, "text": "Race/ethnicity by age", "x": 0.1444, "xanchor": "center", "xref": "paper", "y": 0.6198, "yanchor": "bottom", "yref": "paper"}, {"font": {"size": 16}, "showarrow": false, "text": "Region", "x": 0.5, "xanchor": "center", "xref": "paper", "y": 0.6198, "yanchor": "bottom", "yref": "paper"}, {"font": {"size": 16}, "showarrow": false, "text": "Religion", "x": 0.8556, "xanchor": "center", "xref": "paper", "y": 0.6198, "yanchor": "bottom", "yref": "paper"}, {"font": {"size": 16}, "showarrow": false, "text": "Religion (detalied)", "x": 0.1444, "xanchor": "center", "xref": "paper", "y": 0.5248, "yanchor": "bottom", "yref": "paper"}, {"font": {"size": 16}, "showarrow": false, "text": "Religious attendance", "x": 0.5, "xanchor": "center", "xref": "paper", "y": 0.5248, "yanchor": "bottom", "yref": "paper"}, {"font": {"size": 16}, "showarrow": false, "text": "Sex", "x": 0.8556, "xanchor": "center", "xref": "paper", "y": 0.5248, "yanchor": "bottom", "yref": "paper"}, {"font": {"size": 16}, "showarrow": false, "text": "Sex by age", "x": 0.1444, "xanchor": "center", "xref": "paper", "y": 0.4298, "yanchor": "bottom", "yref": "paper"}, {"font": {"size": 16}, "showarrow": false, "text": "Sex by age (among whites)", "x": 0.5, "xanchor": "center", "xref": "paper", "y": 0.4298, "yanchor": "bottom", "yref": "paper"}, {"font": {"size": 16}, "showarrow": false, "text": "Sex by education", "x": 0.8556, "xanchor": "center", "xref": "paper", "y": 0.4298, "yanchor": "bottom", "yref": "paper"}, {"font": {"size": 16}, "showarrow": false, "text": "Sex by education (among whites)", "x": 0.1444, "xanchor": "center", "xref": "paper", "y": 0.3347, "yanchor": "bottom", "yref": "paper"}, {"font": {"size": 16}, "showarrow": false, "text": "Sex by marital status", "x": 0.5, "xanchor": "center", "xref": "paper", "y": 0.3347, "yanchor": "bottom", "yref": "paper"}, {"font": {"size": 16}, "showarrow": false, "text": "Total", "x": 0.8556, "xanchor": "center", "xref": "paper", "y": 0.3347, "yanchor": "bottom", "yref": "paper"}, {"font": {"size": 16}, "showarrow": false, "text": "USR", "x": 0.1444, "xanchor": "center", "xref": "paper", "y": 0.2397, "yanchor": "bottom", "yref": "paper"}, {"font": {"size": 16}, "showarrow": false, "text": "Union (household)", "x": 0.5, "xanchor": "center", "xref": "paper", "y": 0.2397, "yanchor": "bottom", "yref": "paper"}, {"font": {"size": 16}, "showarrow": false, "text": "Union (self)", "x": 0.8556, "xanchor": "center", "xref": "paper", "y": 0.2397, "yanchor": "bottom", "yref": "paper"}, {"font": {"size": 16}, "showarrow": false, "text": "Union household by age", "x": 0.1444, "xanchor": "center", "xref": "paper", "y": 0.1446, "yanchor": "bottom", "yref": "paper"}, {"font": {"size": 16}, "showarrow": false, "text": "Veteran (household)", "x": 0.5, "xanchor": "center", "xref": "paper", "y": 0.1446, "yanchor": "bottom", "yref": "paper"}, {"font": {"size": 16}, "showarrow": false, "text": "Veteran (self)", "x": 0.8556, "xanchor": "center", "xref": "paper", "y": 0.1446, "yanchor": "bottom", "yref": "paper"}, {"font": {"size": 16}, "showarrow": false, "text": "Veteran household by age", "x": 0.1444, "xanchor": "center", "xref": "paper", "y": 0.04959, "yanchor": "bottom", "yref": "paper"}], "height": 2000, "title": {"text": "<b>Pew Research Center Democratic Primary Survey</b>"}, "xaxis": {"anchor": "y", "domain": [0, 0.2889]}, "xaxis10": {"anchor": "y10", "domain": [0, 0.2889]}, "xaxis11": {"anchor": "y11", "domain": [0.3556, 0.6444]}, "xaxis12": {"anchor": "y12", "domain": [0.7111, 1]}, "xaxis13": {"anchor": "y13", "domain": [0, 0.2889]}, "xaxis14": {"anchor": "y14", "domain": [0.3556, 0.6444]}, "xaxis15": {"anchor": "y15", "domain": [0.7111, 1]}, "xaxis16": {"anchor": "y16", "domain": [0, 0.2889]}, "xaxis17": {"anchor": "y17", "domain": [0.3556, 0.6444]}, "xaxis18": {"anchor": "y18", "domain": [0.7111, 1]}, "xaxis19": {"anchor": "y19", "domain": [0, 0.2889]}, "xaxis2": {"anchor": "y2", "domain": [0.3556, 0.6444]}, "xaxis20": {"anchor": "y20", "domain": [0.3556, 0.6444]}, "xaxis21": {"anchor": "y21", "domain": [0.7111, 1]}, "xaxis22": {"anchor": "y22", "domain": [0, 0.2889]}, "xaxis23": {"anchor": "y23", "domain": [0.3556, 0.6444]}, "xaxis24": {"anchor": "y24", "domain": [0.7111, 1]}, "xaxis25": {"anchor": "y25", "domain": [0, 0.2889]}, "xaxis26": {"anchor": "y26", "domain": [0.3556, 0.6444]}, "xaxis27": {"anchor": "y27", "domain": [0.7111, 1]}, "xaxis28": {"anchor": "y28", "domain": [0, 0.2889]}, "xaxis29": {"anchor": "y29", "domain": [0.3556, 0.6444]}, "xaxis3": {"anchor": "y3", "domain": [0.7111, 1]}, "xaxis30": {"anchor": "y30", "domain": [0.7111, 1]}, "xaxis31": {"anchor": "y31", "domain": [0, 0.2889]}, "xaxis32": {"anchor": "y32", "domain": [0.3556, 0.6444]}, "xaxis33": {"anchor": "y33", "domain": [0.7111, 1]}, "xaxis4": {"anchor": "y4", "domain": [0, 0.2889]}, "xaxis5": {"anchor": "y5", "domain": [0.3556, 0.6444]}, "xaxis6": {"anchor": "y6", "domain": [0.7111, 1]}, "xaxis7": {"anchor": "y7", "domain": [0, 0.2889]}, "xaxis8": {"anchor": "y8", "domain": [0.3556, 0.6444]}, "xaxis9": {"anchor": "y9", "domain": [0.7111, 1]}, "yaxis": {"anchor": "x", "domain": [0.9504, 1.0]}, "yaxis10": {"anchor": "x10", "domain": [0.6653, 0.7149]}, "yaxis11": {"anchor": "x11", "domain": [0.6653, 0.7149]}, "yaxis12": {"anchor": "x12", "domain": [0.6653, 0.7149]}, "yaxis13": {"anchor": "x13", "domain": [0.5702, 0.6198]}, "yaxis14": {"anchor": "x14", "domain": [0.5702, 0.6198]}, "yaxis15": {"anchor": "x15", "domain": [0.5702, 0.6198]}, "yaxis16": {"anchor": "x16", "domain": [0.4752, 0.5248]}, "yaxis17": {"anchor": "x17", "domain": [0.4752, 0.5248]}, "yaxis18": {"anchor": "x18", "domain": [0.4752, 0.5248]}, "yaxis19": {"anchor": "x19", "domain": [0.3802, 0.4298]}, "yaxis2": {"anchor": "x2", "domain": [0.9504, 1.0]}, "yaxis20": {"anchor": "x20", "domain": [0.3802, 0.4298]}, "yaxis21": {"anchor": "x21", "domain": [0.3802, 0.4298]}, "yaxis22": {"anchor": "x22", "domain": [0.2851, 0.3347]}, "yaxis23": {"anchor": "x23", "domain": [0.2851, 0.3347]}, "yaxis24": {"anchor": "x24", "domain": [0.2851, 0.3347]}, "yaxis25": {"anchor": "x25", "domain": [0.1901, 0.2397]}, "yaxis26": {"anchor": "x26", "domain": [0.1901, 0.2397]}, "yaxis27": {"anchor": "x27", "domain": [0.1901, 0.2397]}, "yaxis28": {"anchor": "x28", "domain": [0.09504, 0.1446]}, "yaxis29": {"anchor": "x29", "domain": [0.09504, 0.1446]}, "yaxis3": {"anchor": "x3", "domain": [0.9504, 1.0]}, "yaxis30": {"anchor": "x30", "domain": [0.09504, 0.1446]}, "yaxis31": {"anchor": "x31", "domain": [0, 0.04959]}, "yaxis32": {"anchor": "x32", "domain": [0, 0.04959]}, "yaxis33": {"anchor": "x33", "domain": [0, 0.04959]}, "yaxis4": {"anchor": "x4", "domain": [0.8554, 0.905]}, "yaxis5": {"anchor": "x5", "domain": [0.8554, 0.905]}, "yaxis6": {"anchor": "x6", "domain": [0.8554, 0.905]}, "yaxis7": {"anchor": "x7", "domain": [0.7603, 0.8099]}, "yaxis8": {"anchor": "x8", "domain": [0.7603, 0.8099]}, "yaxis9": {"anchor": "x9", "domain": [0.7603, 0.8099]}}}
